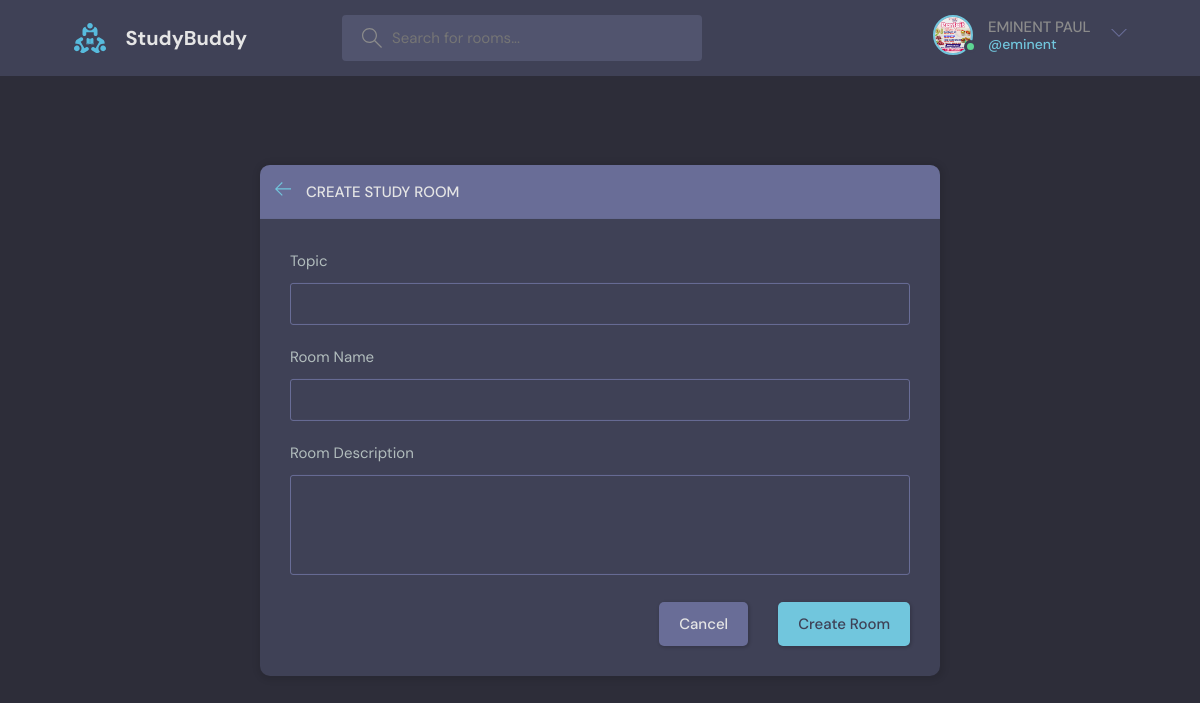
Page /create/room (signed in) on the committed database.
### base/models.py (models this page shows)
class User(AbstractUser):
    name = models.CharField(max_length=200, null=True, blank=True)
    email = models.EmailField(unique=True, null=True)
    bio = models.TextField(null=True, blank=True)
    image = models.ImageField(null=True, default='avatar.svg')
    USERNAME_FIELD = 'email'
    REQUIRED_FIELDS = []

### base/views.py (the view, shortened to what this page needs)
# urls.py: path('create/room', views.createRoom, name='create-room'),
@login_required(login_url='login')
def createRoom(request):
    form = RoomForm()
    topics = Topic.objects.all()
    context = {'form':form, 'topics':topics}
    return render(request, 'create-room.html', context)

### base/form.py
class RoomForm(ModelForm):
    class Meta:
        model = Room
        fields = '__all__'
        exclude = ['host', 'participant', 'created', 'updated']

### templates/create-room.html (shortened to what this page needs)
{% extends 'navbar.html' %}
{% block content %}
  <main class="create-room layout">
    <div class="container">
      <div class="layout__box">
        <div class="layout__boxHeader">
          <div class="layout__boxTitle">
            <a href="index.html">
              <svg version="1.1" xmlns="http://www.w3.org/2000/svg" width="32" height="32" viewBox="0 0 32 32">
                <title>arrow-left</title>
                <path
                  d="M13.723 2.286l-13.723 13.714 13.719 13.714 1.616-1.611-10.96-10.96h27.625v-2.286h-27.625l10.965-10.965-1.616-1.607z">
                </path>
              </svg>
            </a>
            <h3>Create Study Room</h3>
          </div>
        </div>
        <div class="layout__body">
          <form class="form" action="" method="post">
            <div class="form__group">
              <label for="room_topic">Topic</label>
              <input required type="text" value="{{topic}}" name="topic" id="room_topic" list="topic-list" />
            </div>
            <div class="form__group">
              <label for="room_name">Room {{form.name.field.label}}</label>
              {{form.name}}
            </div>
            <div class="form__group">
              <label for="room_name">Room {{form.description.field.label}}</label>
              {{form.description}}
            </div>
              {% if update %}
            <div class="form__action">
              <a class="btn btn--dark" href="{{request.META.HTTP_REFERER}}">Cancel</a>
              <button class="btn btn--main" type="submit">Update Room</button>
            </div>
            {% else %}
            <div class="form__action">
              <a class="btn btn--dark" href="{{request.META.HTTP_REFERER}}">Cancel</a>
              <button class="btn btn--main" type="submit">Create Room</button>
            </div>
            {% endif %}
          </form>
        </div>
      </div>
    </div>
  </main>
{% endblock %}

### templates/navbar.html (shortened to what this page needs)
{% load static %}
<!DOCTYPE html>
<html lang="en">
  <head>
    <link rel="stylesheet" href="{% static 'styles/style.css' %}" />
  </head>
  <body>
    <header class="header header--loggedIn">
      <div class="container">
        <a href="/" class="header__logo">
          <img src="{% static 'logo.svg' %}" />
          <h1>StudyBuddy</h1>
        </a>
        <form class="header__search" action="" method="get">
          <label>
            <input name="q" placeholder="Search for rooms..." />
          </label>
        </form>
        <nav class="header__menu">
            {% if request.user.is_authenticated %}
          <div class="header__user">
            <a href="{% url 'profile' request.user.id %}">
              <div class="avatar avatar--medium active">
                <img src="{{request.user.image.url}}" />
              </div>
              <p>{{request.user.name}} <span>@{{request.user.username.lower}}</span></p>
            </a>
            <button class="dropdown-button">
              <svg version="1.1" xmlns="http://www.w3.org/2000/svg" width="32" height="32" viewBox="0 0 32 32">
                <title>chevron-down</title>
                <path d="M16 21l-13-13h-3l16 16 16-16h-3l-13 13z"></path>
              </svg>
            </button>
          </div>
            {% else %}
          <a href="{% url 'login' %}">
            <img src="{% static 'avatar.svg' %}" />
            <p>Register/Login</p>
          </a>
            {% endif %}
        </nav>
      </div>
    </header>
    {% block content %}
    {% endblock %}
  </body>
</html>

### rows in the picture
User: user.image (picture), user.name "EMINENT PAUL", user.username "eminent"
